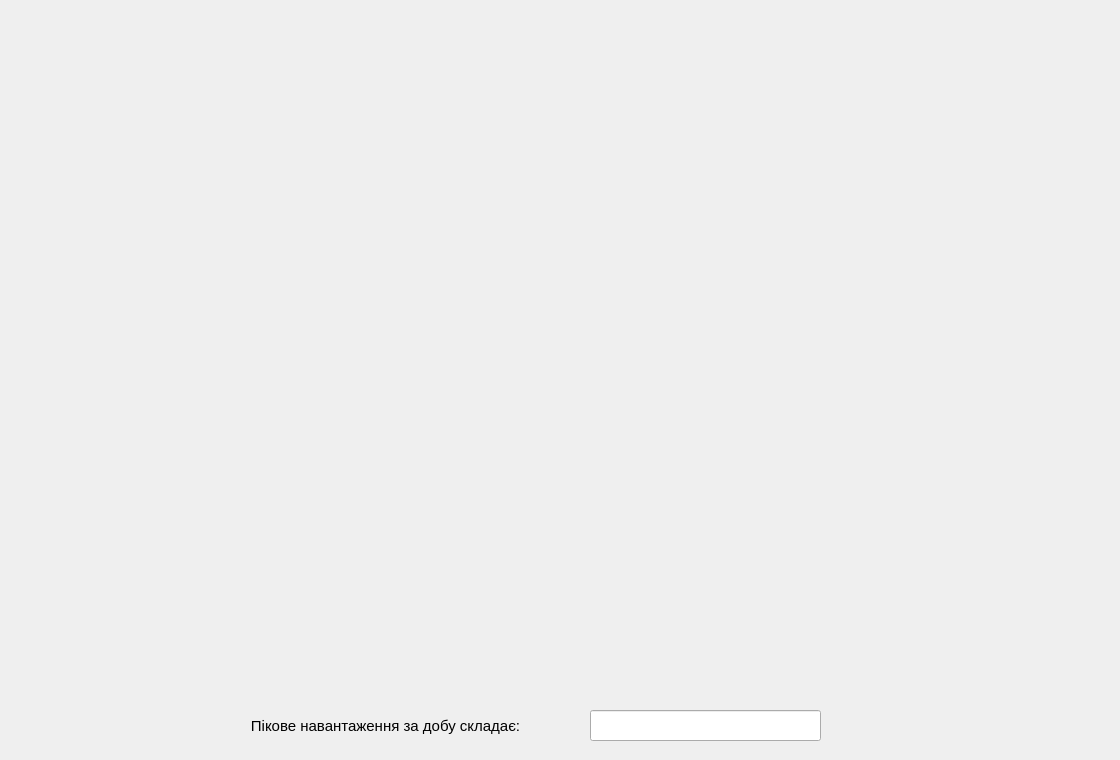
      <widget class="QWidget" name="tab_11">
       <attribute name="title">
        <string>Електричне навантаження</string>
       </attribute>
       <widget class="QLineEdit" name="Input_pik_day">
        <property name="geometry">
         <rect>
          <x>590</x>
          <y>710</y>
          <width>231</width>
          <height>31</height>
         </rect>
        </property>
        <property name="text">
         <string/>
        </property>
        <property name="alignment">
         <set>Qt::AlignCenter</set>
        </property>
       </widget>
       <widget class="QWidget" name="widget_ener2" native="true">
        <property name="geometry">
         <rect>
          <x>0</x>
          <y>0</y>
          <width>1111</width>
          <height>681</height>
         </rect>
        </property>
       </widget>
       <widget class="QLabel" name="label_80">
        <property name="geometry">
         <rect>
          <x>180</x>
          <y>700</y>
          <width>411</width>
          <height>51</height>
         </rect>
        </property>
        <property name="font">
         <font>
          <family>MS Shell Dlg 2</family>
          <pointsize>11</pointsize>
         </font>
        </property>
        <property name="text">
         <string>Пікове навантаження за добу складає:</string>
        </property>
        <property name="alignment">
         <set>Qt::AlignCenter</set>
        </property>
        <property name="wordWrap">
         <bool>false</bool>
        </property>
       </widget>
      </widget>
